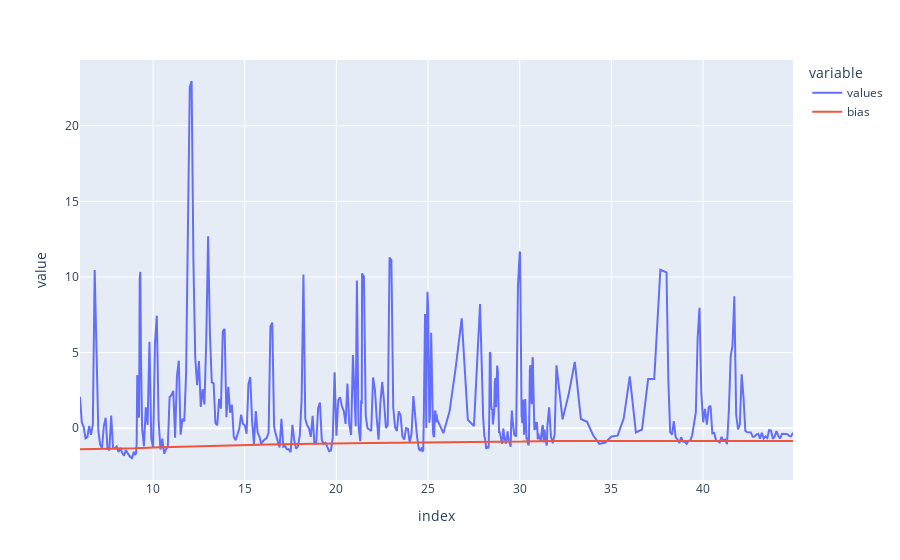

Write notebook code for a chart like this one.
### Markdown cell above
Ensuite application du filtre passe bas sur ce minimum.

### Code cell
bias = tools.butter_lowpass_filter(bias.squeeze(), tools.BIAS_FREQ, 1 / tools.PERIOD[1])
newdf['bias'] = bias[tools.PADDING : -tools.PADDING]
newdf.plot()

### Figure 1 — Plotly figure (JSON) as saved in the notebook; plotly's stock layout.template omitted (floating-point values rounded to 4 significant figures; data arrays with more than 128 entries replaced by an {"elided": "..."} marker saying what was removed)
{"data": [{"hovertemplate": "variable=values<br>index=%{x}<br>value=%{y}<extra></extra>", "legendgroup": "values", "line": {"color": "#636efa", "dash": "solid"}, "mode": "lines", "name": "values", "orientation": "v", "showlegend": true, "type": "scatter", "x": {"elided": "492 float values"}, "xaxis": "x", "y": {"elided": "492 float values"}, "yaxis": "y"}, {"hovertemplate": "variable=bias<br>index=%{x}<br>value=%{y}<extra></extra>", "legendgroup": "bias", "line": {"color": "#EF553B", "dash": "solid"}, "mode": "lines", "name": "bias", "orientation": "v", "showlegend": true, "type": "scatter", "x": {"elided": "492 float values"}, "xaxis": "x", "y": {"elided": "492 float values"}, "yaxis": "y"}], "layout": {"legend": {"title": {"text": "variable"}, "tracegroupgap": 0}, "margin": {"t": 60}, "xaxis": {"anchor": "y", "domain": [0, 1], "title": {"text": "index"}}, "yaxis": {"anchor": "x", "domain": [0, 1], "title": {"text": "value"}}}}
